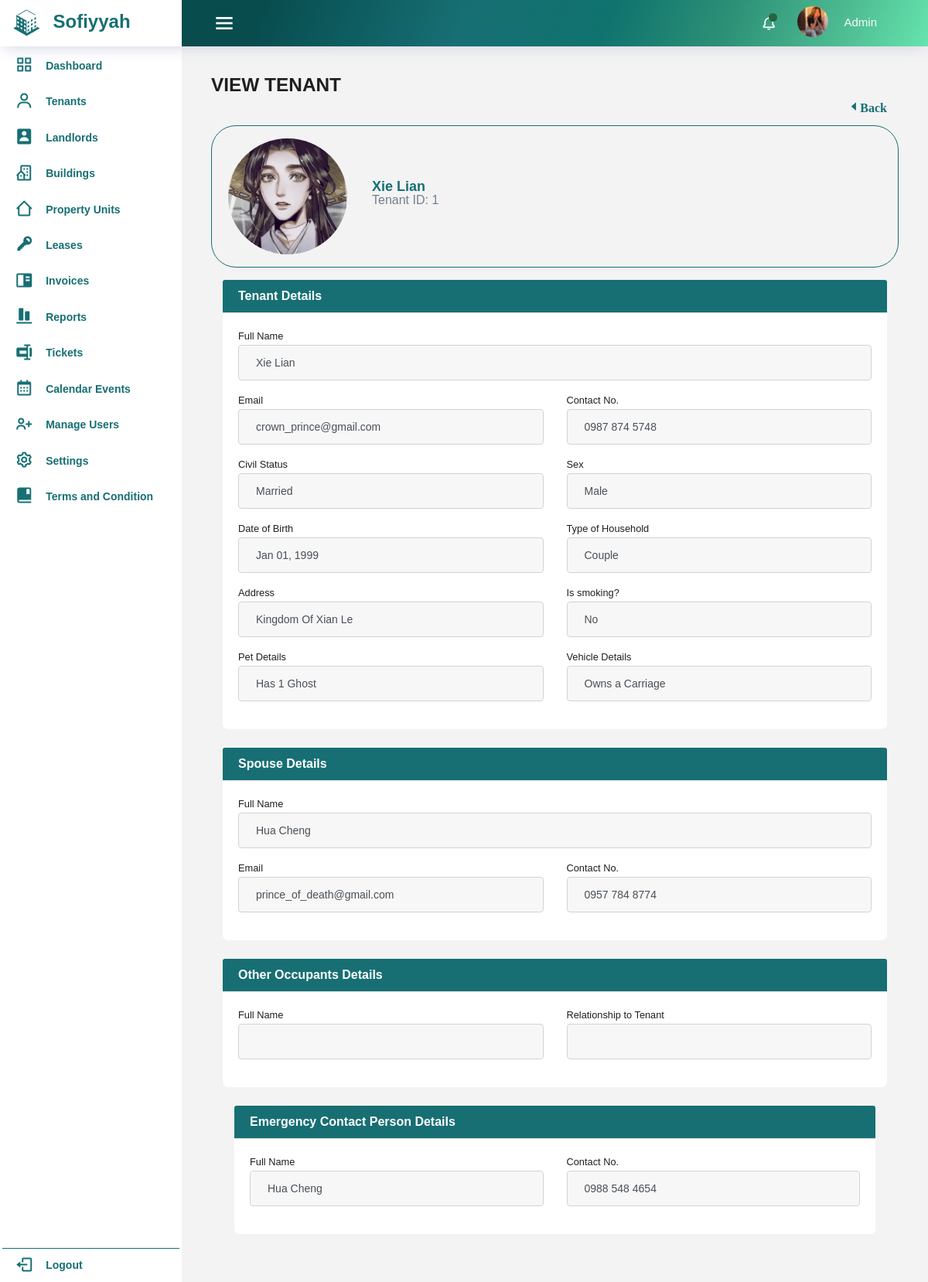
The page /tenant/view_tenant.php?id=1 (signed in) on the database as committed earlier.
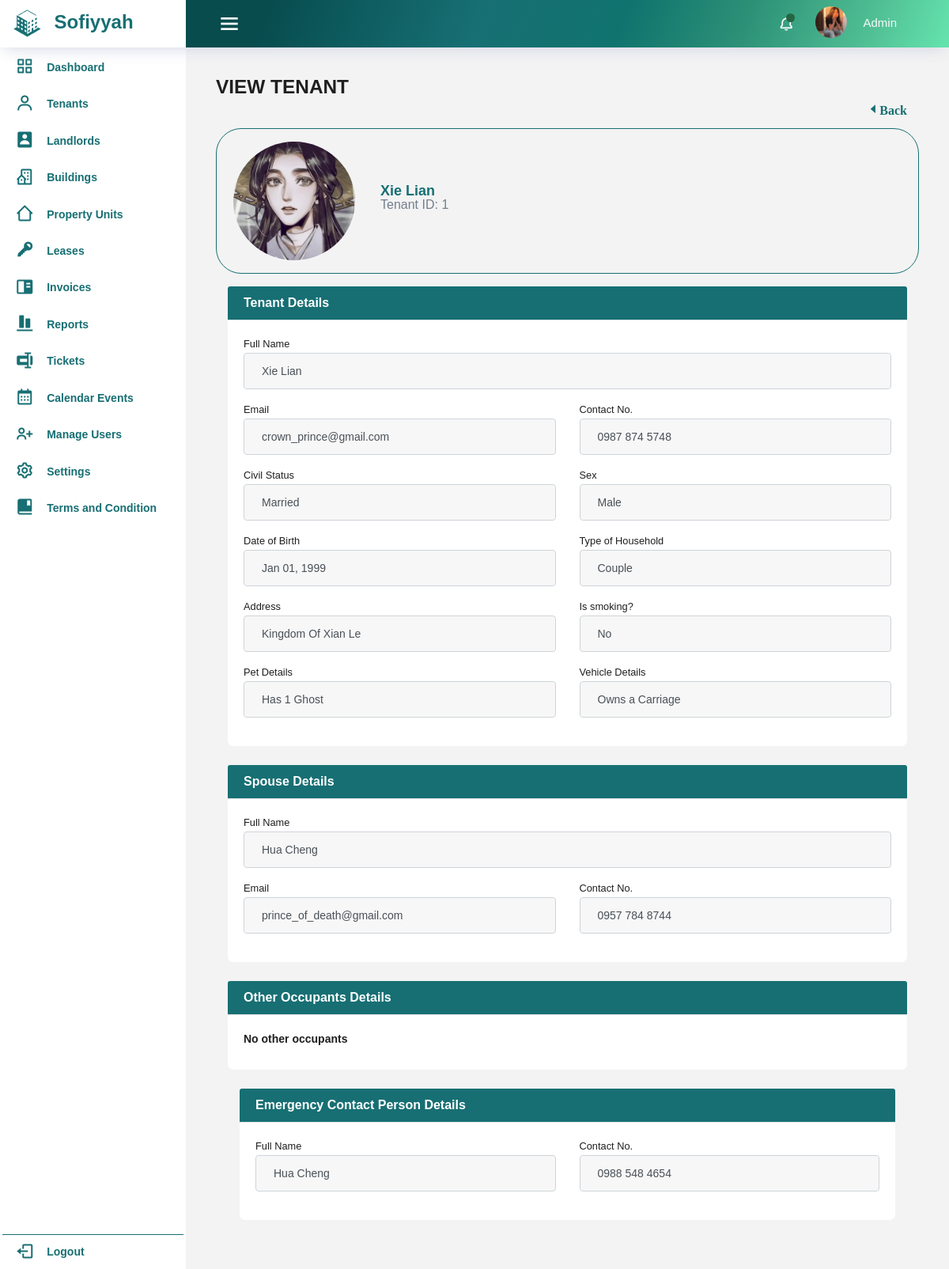
The same page on the database as committed later.
### tables this page shows
CREATE TABLE `tenant` (
  `id` int(11) NOT NULL,
  `first_name` varchar(50) NOT NULL,
  `middle_name` varchar(50) DEFAULT NULL,
  `last_name` varchar(50) NOT NULL,
  `email` varchar(100) NOT NULL,
  `contact_no` varchar(20) NOT NULL,
  `relationship_status` varchar(100) NOT NULL,
  `type_of_household` varchar(100) NOT NULL,
  `previous_address` varchar(200) NOT NULL,
  `region` varchar(255) NOT NULL,
  `provinces` varchar(255) NOT NULL,
  `city` varchar(255) NOT NULL,
  `sex` varchar(50) DEFAULT NULL,
  `date_of_birth` date NOT NULL,
  `has_pet` varchar(100) NOT NULL,
  `number_of_pets` int(11) DEFAULT NULL,
  `type_of_pet` varchar(50) DEFAULT NULL,
  `is_smoking` varchar(10) NOT NULL,
  `has_vehicle` varchar(100) DEFAULT NULL,
  `vehicle_specification` varchar(50) DEFAULT NULL,
  `spouse_first_name` varchar(50) DEFAULT NULL,
  `spouse_last_name` varchar(50) DEFAULT NULL,
  `spouse_email` varchar(100) DEFAULT NULL,
  `spouse_num` varchar(20) DEFAULT NULL,
  `occupants` varchar(255) DEFAULT NULL,
  `occupants_relations` varchar(255) DEFAULT NULL,
  `emergency_contact_person` varchar(100) NOT NULL,
  `emergency_contact_number` varchar(20) NOT NULL,
  `profile_img` varchar(100) NOT NULL,
  `created_at` timestamp NOT NULL DEFAULT current_timestamp(),
  `updated_at` timestamp NOT NULL DEFAULT current_timestamp() ON UPDATE current_timestamp()
);

### tools/functions.php (called while the page is built, shortened)
<?php
function pluralize($noun, $count) {
  if ($count == 1) {
      return $noun;
  }
}
?>

### tenant/view_tenant.php (the view, shortened to what the changed rows need)
<?php
require_once '../includes/dbconfig.php';
$tenant_id = $_GET['id'];
$sql = "SELECT * FROM tenant WHERE id = $tenant_id";
$result = mysqli_query($conn, $sql);
$row = mysqli_fetch_assoc($result);
$date_of_birth = strtotime($row['date_of_birth']);
$formatted_date = date('M d, Y', $date_of_birth);
require_once '../includes/header.php';
?>
<body>
    <div class="container-scroller">
        <div class="container-fluid page-body-wrapper">
            <div class="main-panel">
                <div class="content-wrapper">
                    <div class="row">
                        <div class="col-12">
                            <div class="media align-items-center py-3 mb-3 w-100">
                                <img src="../img/userprofile/<?php echo !empty($row['profile_img']) ? $row['profile_img'] : 'default.png'; ?>" alt="" class="ml-2 px-2 rounded-circle" width="170" height="150">
                                <div class="media-body ml-4">
                                    <h4 class="font-weight-bold mb-0 white-text"><?php echo $row['first_name'] . " " . $row['last_name']; ?></h4>
                                    <div class="text-muted mb-2">Tenant ID: <?php echo $row['id']; ?></div>
                                </div>
                            </div>
                        </div>
                    </div>
                    <div class="col-xl-12">
                        <div class="card mb-4">
                            <div class="card-body">
                                <div class="mb-3">
                                    <label class="small mb-1" for="name">Full Name</label>
                                    <?php
                                    $name = $row['first_name'] . ' ';
                                    $name .= $row['last_name'];
                                    ?>
                                    <input class="form-control" id="name" type="text" value="<?php echo $name; ?>" readonly>
                                </div>
                                <div class="row gx-3 mb-3">
                                    <div class="col-md-6">
                                        <label class="small mb-1" for="email">Email</label>
                                        <input class="form-control" id="email" type="text" value="<?php echo $row['email']; ?>"readonly>
                                    </div>
                                    <div class="col-md-6">
                                        <label class="small mb-1" for="Contact">Contact No.</label>
                                        <input class="form-control" id="Contact" type="text" value="<?php echo $row['contact_no']; ?>"readonly>
                                    </div>
                                </div>
                                <div class="row gx-3 mb-3">
                                    <div class="col-md-6">
                                        <label class="small mb-1" for="Civil_Status">Civil Status</label>
                                        <input class="form-control" id="Civil_Status" type="text" value="<?php echo $row['relationship_status']; ?>"readonly>
                                    </div>
                                    <div class="col-md-6">
                                        <label class="small mb-1" for="Sex">Sex</label>
                                        <input class="form-control" id="Sex" type="text"  value="<?php echo $row['sex']; ?>"readonly>
                                    </div>
                                </div>
                                <div class="row gx-3 mb-3">
                                    <div class="col-md-6">
                                        <label class="small mb-1" for="dob">Date of Birth</label>
                                        <input class="form-control" id="dob" type="text" value="<?php echo $formatted_date; ?>"readonly>
                                    </div>
                                    <div class="col-md-6">
                                        <label class="small mb-1" for="toh">Type of Household</label>
                                        <input class="form-control" id="toh" type="text"  value="<?php echo $row['type_of_household']; ?>"readonly>
                                    </div>
                                </div>
                                <div class="row gx-3 mb-3">
                                    <div class="col-md-6">
                                        <label class="small mb-1" for="address">Address</label>
                                        <input class="form-control" id="address" value="<?php echo $row['previous_address'] ?>"readonly>
                                    </div>
                                    <div class="col-md-6">
                                        <label class="small mb-1" for="address">Is smoking?</label>
                                        <input class="form-control" id="address" value="<?php echo $row['is_smoking'] ?>"readonly>
                                    </div>
                                </div>
                                <div class="row gx-3 mb-3">
                                    <div class="col-md-6">
                                        <label class="small mb-1" for="petd">Pet Details</label>
                                        <?php
                                        require_once '../tools/functions.php';
                                            $number_of_pets = $row['number_of_pets'];
                                            $type_of_pet = $row['type_of_pet'];
                                            $type_of_pet_plural = pluralize($type_of_pet, $number_of_pets);
                                            $pet_details = "Has " . $number_of_pets . " " . $type_of_pet_plural;
                                        ?>
                                        <input class="form-control" id="petd" value="<?php if($number_of_pets === 0 || $type_of_pet_plural === "None"){ echo 'N/A'; } else { echo $pet_details;} ?>"readonly>
                                    </div>
                                </div>
                            </div>
                        </div>
                    </div>
                    <?php if (strcasecmp($row['type_of_household'], 'One Person') !== 0 && strcasecmp($row['relationship_status'], 'Married') === 0): ?>
                    <div class="col-xl-12">
                        <div class="card mb-4">
                            <div class="card-header">Spouse Details</div>
                            <div class="card-body">
                                <div class="mb-3">
                                    <label class="small mb-1" for="sname">Full Name</label>
                                    <input class="form-control" id="sname" type="text"  value="<?php echo (!empty($row['spouse_first_name']) && !empty($row['spouse_last_name'])) ? ($row['spouse_first_name'] . " " . $row['spouse_last_name']) : 'Not Available'; ?>"readonly>
                                </div>
                                <div class="row gx-3 mb-3">
                                    <div class="col-md-6">
                                        <label class="small mb-1" for="semail">Email</label>
                                        <input class="form-control" id="semail" type="text" value="<?php echo $row['spouse_email'] ?>"readonly>
                                    </div>
                                    <div class="col-md-6">
                                        <label class="small mb-1" for="scontact">Contact No.</label>
                                        <input class="form-control" id="scontact" type="text" value="<?php echo $row['spouse_num'] ?>"readonly>
                                    </div>
                                </div>
                            </div>
                        </div>
                    </div>
                    <?php endif; ?>
                    <?php if (strcasecmp($row['type_of_household'], 'One Person') !== 0 ||   strcasecmp($row['type_of_household'], 'Couple') !== 0 && strcasecmp($row['relationship_status'], 'Married') !== 0 && !empty($occupants) && count($occupants) > 0): ?>
                    <div class="col-xl-12">
                        <div class="card mb-4">
                            <div class="card-body">
                                <?php $occupants = json_decode($row['occupants'], true);
                                $occupants_relations = json_decode($row['occupants_relations'], true);
                                if(is_array($occupants)) { ?>
                                    <?php foreach($occupants as $key => $occupant) { ?>
                                        <div class="row gx-3 mb-3">
                                            <div class="col-md-6">
                                                <label class="small mb-1" for="oname-<?php echo $key; ?>">Full Name</label>
                                                <input class="form-control" id="oname-<?php echo $key; ?>" type="text" value="<?php echo $occupant; ?>" readonly>
                                            </div>
                                            <div class="col-md-6">
                                                <label class="small mb-1" for="orelationship-<?php echo $key; ?>">Relationship to Tenant</label>
                                                <input class="form-control" id="orelationship-<?php echo $key; ?>" type="text" value="<?php echo $occupants_relations[$key]; ?>" readonly>
                                            </div>
                                        </div>
                                    <?php } ?>
                                <?php } else { ?>
                                    <p>No other occupants</p>
                                <?php } ?>
                            </div>
                        </div>
                    <?php endif; ?>
                    <div class="col-xl-12">
                        <div class="card mb-4">
                            <div class="card-body">
                                <div class="row gx-3 mb-3">
                                    <div class="col-md-6">
                                        <label class="small mb-1" for="ename">Full Name</label>
                                        <input class="form-control" id="ename" type="text" value="<?php echo $row['emergency_contact_person'] ?>"readonly>
                                    </div>
                                    <div class="col-md-6">
                                        <label class="small mb-1" for="econtact">Contact No.</label>
                                        <input class="form-control" id="econtact" type="text" value="<?php echo $row['emergency_contact_number'] ?>"readonly>
                                    </div>
                                </div>
                            </div>
                        </div>
                    </div>
                </div>
            </div>
        </div>
    </div>

Rows that differ between the two databases and show on the page:
changed tenant "Xie": spouse_num "0957 784 8774" → "0957 784 8744"; occupants "[\"\"]" → empty (drawn)
Other text that changed with them:
text now shown: "No other occupants"
list line gone: "Full Name  Relationship to Tenant "
